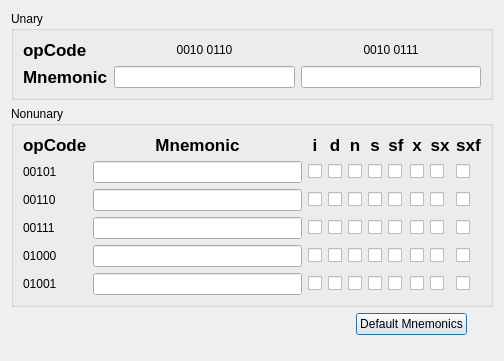
<?xml version="1.0" encoding="UTF-8"?>
<ui version="4.0">
 <class>RedefineMnemonicsDialog</class>
 <widget class="QDialog" name="RedefineMnemonicsDialog">
  <property name="windowModality">
   <enum>Qt::ApplicationModal</enum>
  </property>
  <property name="geometry">
   <rect>
    <x>0</x>
    <y>0</y>
    <width>504</width>
    <height>361</height>
   </rect>
  </property>
  <property name="sizePolicy">
   <sizepolicy hsizetype="Preferred" vsizetype="Preferred">
    <horstretch>0</horstretch>
    <verstretch>0</verstretch>
   </sizepolicy>
  </property>
  <property name="minimumSize">
   <size>
    <width>504</width>
    <height>361</height>
   </size>
  </property>
  <property name="maximumSize">
   <size>
    <width>504</width>
    <height>361</height>
   </size>
  </property>
  <property name="windowTitle">
   <string>Redefine Mnemonics</string>
  </property>
  <property name="sizeGripEnabled">
   <bool>false</bool>
  </property>
  <property name="modal">
   <bool>false</bool>
  </property>
  <layout class="QGridLayout" name="gridLayout_2">
   <item row="0" column="0" colspan="2">
    <widget class="QGroupBox" name="groupBox">
     <property name="title">
      <string>Unary</string>
     </property>
     <layout class="QVBoxLayout" name="verticalLayout">
      <item>
       <layout class="QGridLayout" name="gridLayout">
        <property name="sizeConstraint">
         <enum>QLayout::SetDefaultConstraint</enum>
        </property>
        <item row="1" column="1">
         <widget class="QLineEdit" name="unaryMnemonic0LineEdit"/>
        </item>
        <item row="1" column="2">
         <widget class="QLineEdit" name="unaryMnemonic1LineEdit"/>
        </item>
        <item row="0" column="1">
         <widget class="QLabel" name="unaryOpCode1Label">
          <property name="text">
           <string>0010 0110</string>
          </property>
          <property name="alignment">
           <set>Qt::AlignCenter</set>
          </property>
         </widget>
        </item>
        <item row="0" column="2">
         <widget class="QLabel" name="unaryOpCode2Label">
          <property name="text">
           <string>0010 0111</string>
          </property>
          <property name="alignment">
           <set>Qt::AlignCenter</set>
          </property>
         </widget>
        </item>
        <item row="0" column="0">
         <widget class="QLabel" name="unaryOpCodeLabel">
          <property name="font">
           <font>
            <family>Lucida Grande</family>
            <pointsize>13</pointsize>
            <weight>75</weight>
            <italic>false</italic>
            <bold>true</bold>
            <underline>false</underline>
            <strikeout>false</strikeout>
           </font>
          </property>
          <property name="text">
           <string>opCode</string>
          </property>
         </widget>
        </item>
        <item row="1" column="0">
         <widget class="QLabel" name="unaryMnemonicLabel">
          <property name="font">
           <font>
            <family>Lucida Grande</family>
            <pointsize>13</pointsize>
            <weight>75</weight>
            <italic>false</italic>
            <bold>true</bold>
            <underline>false</underline>
            <strikeout>false</strikeout>
           </font>
          </property>
          <property name="text">
           <string>Mnemonic</string>
          </property>
         </widget>
        </item>
       </layout>
      </item>
     </layout>
    </widget>
   </item>
   <item row="1" column="0" colspan="2">
    <widget class="QGroupBox" name="groupBox_2">
     <property name="title">
      <string>Nonunary</string>
     </property>
     <layout class="QGridLayout">
      <item row="2" column="4">
       <widget class="QCheckBox" name="mnemon1nCheckBox">
        <property name="text">
         <string/>
        </property>
       </widget>
      </item>
      <item row="2" column="2">
       <widget class="QCheckBox" name="mnemon1iCheckBox">
        <property name="text">
         <string/>
        </property>
       </widget>
      </item>
      <item row="4" column="8">
       <widget class="QCheckBox" name="mnemon3sxCheckBox">
        <property name="text">
         <string/>
        </property>
       </widget>
      </item>
      <item row="2" column="1">
       <widget class="QLineEdit" name="nonUnaryMnemonic1LineEdit"/>
      </item>
      <item row="2" column="0">
       <widget class="QLabel" name="nonunaryOpCode2Label">
        <property name="text">
         <string>00110</string>
        </property>
       </widget>
      </item>
      <item row="1" column="9">
       <widget class="QCheckBox" name="mnemon0sxfCheckBox">
        <property name="text">
         <string/>
        </property>
       </widget>
      </item>
      <item row="1" column="8">
       <widget class="QCheckBox" name="mnemon0sxCheckBox">
        <property name="text">
         <string/>
        </property>
       </widget>
      </item>
      <item row="1" column="7">
       <widget class="QCheckBox" name="mnemon0xCheckBox">
        <property name="text">
         <string/>
        </property>
       </widget>
      </item>
      <item row="2" column="3">
       <widget class="QCheckBox" name="mnemon1dCheckBox">
        <property name="text">
         <string/>
        </property>
       </widget>
      </item>
      <item row="1" column="6">
       <widget class="QCheckBox" name="mnemon0sfCheckBox">
        <property name="text">
         <string/>
        </property>
       </widget>
      </item>
      <item row="1" column="5">
       <widget class="QCheckBox" name="mnemon0sCheckBox">
        <property name="text">
         <string/>
        </property>
       </widget>
      </item>
      <item row="4" column="0">
       <widget class="QLabel" name="nonunaryOpCode4Label">
        <property name="text">
         <string>01000</string>
        </property>
       </widget>
      </item>
      <item row="3" column="0">
       <widget class="QLabel" name="nonunaryOpCode3Label">
        <property name="text">
         <string>00111</string>
        </property>
       </widget>
      </item>
      <item row="4" column="1">
       <widget class="QLineEdit" name="nonUnaryMnemonic3LineEdit"/>
      </item>
      <item row="1" column="4">
       <widget class="QCheckBox" name="mnemon0nCheckBox">
        <property name="text">
         <string/>
        </property>
       </widget>
      </item>
      <item row="3" column="2">
       <widget class="QCheckBox" name="mnemon2iCheckBox">
        <property name="text">
         <string/>
        </property>
       </widget>
      </item>
      <item row="1" column="3">
       <widget class="QCheckBox" name="mnemon0dCheckBox">
        <property name="text">
         <string/>
        </property>
       </widget>
      </item>
      <item row="3" column="7">
       <widget class="QCheckBox" name="mnemon2xCheckBox">
        <property name="text">
         <string/>
        </property>
       </widget>
      </item>
      <item row="1" column="2">
       <widget class="QCheckBox" name="mnemon0iCheckBox">
        <property name="text">
         <string/>
        </property>
       </widget>
      </item>
      <item row="1" column="1">
       <widget class="QLineEdit" name="nonUnaryMnemonic0LineEdit"/>
      </item>
      <item row="3" column="3">
       <widget class="QCheckBox" name="mnemon2dCheckBox">
        <property name="text">
         <string/>
        </property>
       </widget>
      </item>
      <item row="3" column="6">
       <widget class="QCheckBox" name="mnemon2sfCheckBox">
        <property name="text">
         <string/>
        </property>
       </widget>
      </item>
      <item row="1" column="0">
       <widget class="QLabel" name="nonunaryOpCode1Label">
        <property name="text">
         <string>00101</string>
        </property>
       </widget>
      </item>
      <item row="2" column="5">
       <widget class="QCheckBox" name="mnemon1sCheckBox">
        <property name="text">
         <string/>
        </property>
       </widget>
      </item>
      <item row="2" column="6">
       <widget class="QCheckBox" name="mnemon1sfCheckBox">
        <property name="text">
         <string/>
        </property>
       </widget>
      </item>
      <item row="3" column="8">
       <widget class="QCheckBox" name="mnemon2sxCheckBox">
        <property name="text">
         <string/>
        </property>
       </widget>
      </item>
      <item row="0" column="9">
       <widget class="QLabel" name="sxfLabel">
        <property name="font">
         <font>
          <family>Lucida Grande</family>
          <pointsize>13</pointsize>
          <weight>75</weight>
          <italic>false</italic>
          <bold>true</bold>
          <underline>false</underline>
          <strikeout>false</strikeout>
         </font>
        </property>
        <property name="text">
         <string>sxf</string>
        </property>
        <property name="alignment">
         <set>Qt::AlignCenter</set>
        </property>
       </widget>
      </item>
      <item row="3" column="5">
       <widget class="QCheckBox" name="mnemon2sCheckBox">
        <property name="text">
         <string/>
        </property>
       </widget>
      </item>
      <item row="4" column="6">
       <widget class="QCheckBox" name="mnemon3sfCheckBox">
        <property name="text">
         <string/>
        </property>
       </widget>
      </item>
      <item row="0" column="8">
       <widget class="QLabel" name="sxLabel">
        <property name="font">
         <font>
          <family>Lucida Grande</family>
          <pointsize>13</pointsize>
          <weight>75</weight>
          <italic>false</italic>
          <bold>true</bold>
          <underline>false</underline>
          <strikeout>false</strikeout>
         </font>
        </property>
        <property name="text">
         <string>sx</string>
        </property>
        <property name="alignment">
         <set>Qt::AlignCenter</set>
        </property>
       </widget>
      </item>
      <item row="4" column="7">
       <widget class="QCheckBox" name="mnemon3xCheckBox">
        <property name="text">
         <string/>
        </property>
       </widget>
      </item>
      <item row="2" column="8">
       <widget class="QCheckBox" name="mnemon1sxCheckBox">
        <property name="text">
         <string/>
        </property>
       </widget>
      </item>
      <item row="0" column="7">
       <widget class="QLabel" name="xLabel">
        <property name="font">
         <font>
          <family>Lucida Grande</family>
          <pointsize>13</pointsize>
          <weight>75</weight>
          <italic>false</italic>
          <bold>true</bold>
          <underline>false</underline>
          <strikeout>false</strikeout>
         </font>
        </property>
        <property name="text">
         <string>x</string>
        </property>
        <property name="alignment">
         <set>Qt::AlignCenter</set>
        </property>
       </widget>
      </item>
      <item row="2" column="7">
       <widget class="QCheckBox" name="mnemon1xCheckBox">
        <property name="text">
         <string/>
        </property>
       </widget>
      </item>
      <item row="4" column="4">
       <widget class="QCheckBox" name="mnemon3nCheckBox">
        <property name="text">
         <string/>
        </property>
       </widget>
      </item>
      <item row="0" column="6">
       <widget class="QLabel" name="sfLabel">
        <property name="font">
         <font>
          <family>Lucida Grande</family>
          <pointsize>13</pointsize>
          <weight>75</weight>
          <italic>false</italic>
          <bold>true</bold>
          <underline>false</underline>
          <strikeout>false</strikeout>
         </font>
        </property>
        <property name="text">
         <string>sf</string>
        </property>
        <property name="alignment">
         <set>Qt::AlignCenter</set>
        </property>
       </widget>
      </item>
      <item row="0" column="5">
       <widget class="QLabel" name="sLabel">
        <property name="font">
         <font>
          <family>Lucida Grande</family>
          <pointsize>13</pointsize>
          <weight>75</weight>
          <italic>false</italic>
          <bold>true</bold>
          <underline>false</underline>
          <strikeout>false</strikeout>
         </font>
        </property>
        <property name="text">
         <string>s</string>
        </property>
        <property name="alignment">
         <set>Qt::AlignCenter</set>
        </property>
       </widget>
      </item>
      <item row="0" column="4">
       <widget class="QLabel" name="nLabel">
        <property name="font">
         <font>
          <family>Lucida Grande</family>
          <pointsize>13</pointsize>
          <weight>75</weight>
          <italic>false</italic>
          <bold>true</bold>
          <underline>false</underline>
          <strikeout>false</strikeout>
         </font>
        </property>
        <property name="text">
         <string>n</string>
        </property>
        <property name="alignment">
         <set>Qt::AlignCenter</set>
        </property>
       </widget>
      </item>
      <item row="2" column="9">
       <widget class="QCheckBox" name="mnemon1sxfCheckBox">
        <property name="text">
         <string/>
        </property>
       </widget>
      </item>
      <item row="0" column="3">
       <widget class="QLabel" name="dLabel">
        <property name="font">
         <font>
          <family>Lucida Grande</family>
          <pointsize>13</pointsize>
          <weight>75</weight>
          <italic>false</italic>
          <bold>true</bold>
          <underline>false</underline>
          <strikeout>false</strikeout>
         </font>
        </property>
        <property name="text">
         <string>d</string>
        </property>
        <property name="alignment">
         <set>Qt::AlignCenter</set>
        </property>
       </widget>
      </item>
      <item row="3" column="9">
       <widget class="QCheckBox" name="mnemon2sxfCheckBox">
        <property name="text">
         <string/>
        </property>
       </widget>
      </item>
      <item row="4" column="9">
       <widget class="QCheckBox" name="mnemon3sxfCheckBox">
        <property name="text">
         <string/>
        </property>
       </widget>
      </item>
      <item row="4" column="3">
       <widget class="QCheckBox" name="mnemon3dCheckBox">
        <property name="text">
         <string/>
        </property>
       </widget>
      </item>
      <item row="4" column="2">
       <widget class="QCheckBox" name="mnemon3iCheckBox">
        <property name="text">
         <string/>
        </property>
       </widget>
      </item>
      <item row="0" column="2">
       <widget class="QLabel" name="iLabel">
        <property name="font">
         <font>
          <family>Lucida Grande</family>
          <pointsize>13</pointsize>
          <weight>75</weight>
          <italic>false</italic>
          <bold>true</bold>
          <underline>false</underline>
          <strikeout>false</strikeout>
         </font>
        </property>
        <property name="text">
         <string>i</string>
        </property>
        <property name="alignment">
         <set>Qt::AlignCenter</set>
        </property>
       </widget>
      </item>
      <item row="0" column="1">
       <widget class="QLabel" name="nonunaryMnemonicLabel">
        <property name="font">
         <font>
          <family>Lucida Grande</family>
          <pointsize>13</pointsize>
          <weight>75</weight>
          <italic>false</italic>
          <bold>true</bold>
          <underline>false</underline>
          <strikeout>false</strikeout>
         </font>
        </property>
        <property name="text">
         <string>Mnemonic</string>
        </property>
        <property name="alignment">
         <set>Qt::AlignCenter</set>
        </property>
       </widget>
      </item>
      <item row="3" column="1">
       <widget class="QLineEdit" name="nonUnaryMnemonic2LineEdit"/>
      </item>
      <item row="3" column="4">
       <widget class="QCheckBox" name="mnemon2nCheckBox">
        <property name="text">
         <string/>
        </property>
       </widget>
      </item>
      <item row="0" column="0">
       <widget class="QLabel" name="nonunaryOpCodeLabel">
        <property name="font">
         <font>
          <family>Lucida Grande</family>
          <pointsize>13</pointsize>
          <weight>75</weight>
          <italic>false</italic>
          <bold>true</bold>
          <underline>false</underline>
          <strikeout>false</strikeout>
         </font>
        </property>
        <property name="text">
         <string>opCode</string>
        </property>
       </widget>
      </item>
      <item row="4" column="5">
       <widget class="QCheckBox" name="mnemon3sCheckBox">
        <property name="text">
         <string/>
        </property>
       </widget>
      </item>
      <item row="5" column="0">
       <widget class="QLabel" name="nonunaryOpCode5Label">
        <property name="text">
         <string>01001</string>
        </property>
       </widget>
      </item>
      <item row="5" column="1">
       <widget class="QLineEdit" name="nonUnaryMnemonic4LineEdit"/>
      </item>
      <item row="5" column="2">
       <widget class="QCheckBox" name="mnemon4iCheckBox">
        <property name="text">
         <string/>
        </property>
       </widget>
      </item>
      <item row="5" column="3">
       <widget class="QCheckBox" name="mnemon4dCheckBox">
        <property name="text">
         <string/>
        </property>
       </widget>
      </item>
      <item row="5" column="4">
       <widget class="QCheckBox" name="mnemon4nCheckBox">
        <property name="text">
         <string/>
        </property>
       </widget>
      </item>
      <item row="5" column="5">
       <widget class="QCheckBox" name="mnemon4sCheckBox">
        <property name="text">
         <string/>
        </property>
       </widget>
      </item>
      <item row="5" column="6">
       <widget class="QCheckBox" name="mnemon4sfCheckBox">
        <property name="text">
         <string/>
        </property>
       </widget>
      </item>
      <item row="5" column="7">
       <widget class="QCheckBox" name="mnemon4xCheckBox">
        <property name="text">
         <string/>
        </property>
       </widget>
      </item>
      <item row="5" column="8">
       <widget class="QCheckBox" name="mnemon4sxCheckBox">
        <property name="text">
         <string/>
        </property>
       </widget>
      </item>
      <item row="5" column="9">
       <widget class="QCheckBox" name="mnemon4sxfCheckBox">
        <property name="text">
         <string/>
        </property>
       </widget>
      </item>
     </layout>
    </widget>
   </item>
   <item row="2" column="0">
    <layout class="QHBoxLayout">
     <item>
      <widget class="QLabel" name="warningLabel">
       <property name="text">
        <string/>
       </property>
      </widget>
     </item>
     <item>
      <spacer>
       <property name="orientation">
        <enum>Qt::Horizontal</enum>
       </property>
       <property name="sizeHint" stdset="0">
        <size>
         <width>40</width>
         <height>20</height>
        </size>
       </property>
      </spacer>
     </item>
     <item>
      <widget class="QPushButton" name="defaultMnemonicsButton">
       <property name="text">
        <string>Default Mnemonics</string>
       </property>
      </widget>
     </item>
    </layout>
   </item>
   <item row="3" column="1">
    <spacer name="verticalSpacer">
     <property name="orientation">
      <enum>Qt::Vertical</enum>
     </property>
     <property name="sizeHint" stdset="0">
      <size>
       <width>20</width>
       <height>27</height>
      </size>
     </property>
    </spacer>
   </item>
  </layout>
 </widget>
 <tabstops>
  <tabstop>unaryMnemonic0LineEdit</tabstop>
  <tabstop>unaryMnemonic1LineEdit</tabstop>
  <tabstop>nonUnaryMnemonic0LineEdit</tabstop>
  <tabstop>nonUnaryMnemonic1LineEdit</tabstop>
  <tabstop>nonUnaryMnemonic2LineEdit</tabstop>
  <tabstop>nonUnaryMnemonic3LineEdit</tabstop>
  <tabstop>mnemon3sxCheckBox</tabstop>
  <tabstop>mnemon0sxfCheckBox</tabstop>
  <tabstop>mnemon1nCheckBox</tabstop>
  <tabstop>mnemon1sxCheckBox</tabstop>
  <tabstop>mnemon2sCheckBox</tabstop>
  <tabstop>mnemon3sfCheckBox</tabstop>
  <tabstop>mnemon0xCheckBox</tabstop>
  <tabstop>mnemon0sCheckBox</tabstop>
  <tabstop>mnemon3dCheckBox</tabstop>
  <tabstop>mnemon3sCheckBox</tabstop>
  <tabstop>mnemon0dCheckBox</tabstop>
  <tabstop>mnemon1sCheckBox</tabstop>
  <tabstop>mnemon2dCheckBox</tabstop>
  <tabstop>mnemon2nCheckBox</tabstop>
  <tabstop>mnemon2sfCheckBox</tabstop>
  <tabstop>mnemon1iCheckBox</tabstop>
  <tabstop>mnemon2sxfCheckBox</tabstop>
  <tabstop>mnemon0sfCheckBox</tabstop>
  <tabstop>mnemon3iCheckBox</tabstop>
  <tabstop>mnemon0nCheckBox</tabstop>
  <tabstop>mnemon2sxCheckBox</tabstop>
  <tabstop>mnemon1dCheckBox</tabstop>
  <tabstop>mnemon2xCheckBox</tabstop>
  <tabstop>mnemon1xCheckBox</tabstop>
  <tabstop>mnemon3sxfCheckBox</tabstop>
  <tabstop>mnemon3nCheckBox</tabstop>
  <tabstop>mnemon3xCheckBox</tabstop>
  <tabstop>mnemon0iCheckBox</tabstop>
  <tabstop>mnemon1sfCheckBox</tabstop>
  <tabstop>mnemon0sxCheckBox</tabstop>
  <tabstop>mnemon1sxfCheckBox</tabstop>
  <tabstop>mnemon2iCheckBox</tabstop>
  <tabstop>defaultMnemonicsButton</tabstop>
 </tabstops>
 <resources/>
 <connections/>
</ui>
